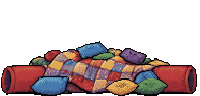
#> input picture assets/source/things/tries/pillow-pile-2/s3.png, 200 x 96 px
$ python openings.py
#> lines starting #> are read from the running program, lines starting #| are printed output that depends on the picture
"""The castle's pile (the user's try 1, `s3.png`) with try 2's opening (`s17.png`, its left tube's left end) in place of both its
tubes' openings: try 1's own cut away, try 2's set in where it was, flipped for the right one (the user, 2026-11-27).
Try 2's tube is a px shorter: one middle row of its opening repeated, so its outline meets try 1's above and below.
    python openings.py   -> pile.png"""
from PIL import Image

a = Image.open("s3.png").convert("RGBA")
#> a is the input picture: PIL image 200x96 RGBA; mean R, G, B, A 47.5, 32.3, 32, 100.9
b = Image.open("s17.png").convert("RGBA")
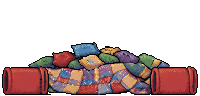
#> input picture assets/source/things/tries/pillow-pile-2/s17.png, 200 x 96 px
#> b is the input picture: PIL image 200x96 RGBA; mean R, G, B, A 50.5, 31.8, 31.2, 99
# Try 2's opening: columns 2 to 12 (its rim's line), rows 60 to 95; its tube's outline rows 67 and 94.
src = b.crop((2, 60, 13, 96))
w, h = src.size
#> w = 11; h = 36
tall = Image.new("RGBA", (w, h + 1))
tall.paste(src.crop((0, 0, w, 21)), (0, 0))            # rows 60..80
tall.paste(src.crop((0, 20, w, h)), (0, 21))           # row 80 again, then the rest
# Try 1's tubes: outline rows 65 and 93; the left opening to column 14 (its rim's line), the right one from 184.
TOP = 65 - (67 - 60)
out = a.copy()
px = out.load()
for y in range(55, 96):
    for x in range(0, 15):
        px[x, y] = (0, 0, 0, 0)
    for x in range(184, 200):
        px[x, y] = (0, 0, 0, 0)
out.alpha_composite(tall, (14 - (w - 1), TOP))
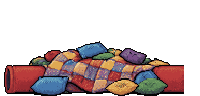
#> out: PIL image 200x96 RGBA; mean R, G, B, A 45.5, 31.6, 31.1, 95.5; transparent parts drawn white
out.alpha_composite(tall.transpose(Image.FLIP_LEFT_RIGHT), (184, TOP))
out.save("pile.png")
print("wrote pile.png", out.getbbox())
#| wrote pile.png (4, 41, 195, 96)
